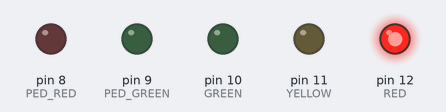
Bench run of a sketch on a simulated Arduino Uno, built with avr-gcc and run on an emulated ATmega328P. Shown: output pins drawn as LEDs (lit = HIGH).

Above: at 0.5 s.
At 3.5 s:
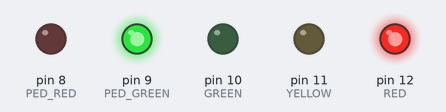
At 10.1 s:
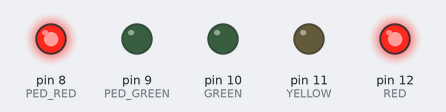
At 13.1 s:
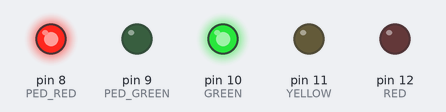
At 16.6 s:
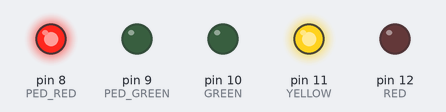
Timing chart, 0 to 22.9 s (numbered marks = the images above):
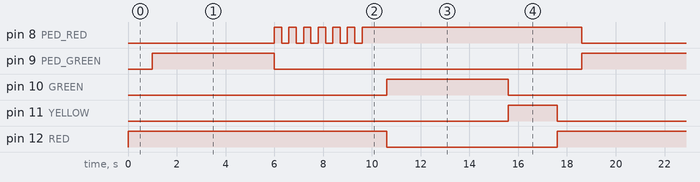

The sketch:

TrafficLight.ino
```cpp
/*
  Traffic Light
  by Saulo Hachem
*/

int GREEN = 10;
int YELLOW = 11;
int RED = 12;

int PED_GREEN = 9;
int PED_RED = 8;

void setup() {
  // initialize digital pin LED_BUILTIN as an output.
  pinMode(GREEN, OUTPUT);
  pinMode(YELLOW, OUTPUT);
  pinMode(RED, OUTPUT);
  pinMode(PED_RED, OUTPUT);
  pinMode(PED_GREEN, OUTPUT);
}

void green_car(){
  digitalWrite(GREEN, HIGH);
  digitalWrite(YELLOW, LOW);
  digitalWrite(RED, LOW);
}

void yellow_car(){
  digitalWrite(GREEN, LOW);
  digitalWrite(YELLOW, HIGH);
  digitalWrite(RED, LOW);
}

void red_car(){
  digitalWrite(GREEN, LOW);
  digitalWrite(YELLOW, LOW);
  digitalWrite(RED, HIGH);
}

void green_ped(){
  digitalWrite(PED_GREEN, HIGH);
  digitalWrite(PED_RED, LOW);
}

void red_ped(){
  digitalWrite(PED_GREEN, LOW);
  digitalWrite(PED_RED, HIGH);
}

void alert_ped(){
  digitalWrite(PED_GREEN, LOW);

  for(int k=0; k<=5; k++){
    digitalWrite(PED_RED, HIGH);
    delay(300);
    digitalWrite(PED_RED, LOW);
    delay(300);
  }
}

// the loop function runs over and over again forever
void loop() {
  // Red for cars, green for pedestritians
  red_car();
  delay(1000);
  green_ped();
  delay(5000);
  alert_ped();

  // Green for cars, red for pedestritians
  red_ped();
  delay(1000);
  green_car();
  delay(5000);

  // Yellow for car, blink pedestritians
  yellow_car();
  delay(2000);
}
```

Measured:
- by itself, pin 8 (PED_RED): repeats every 17.6 s: 5 × (LOW 0.30 s, HIGH 0.30 s), LOW 0.30 s, HIGH 9.0 s, LOW 5.0 s, HIGH 0.30 s
- by itself, pin 9 (PED_GREEN), pin 10 (GREEN): alternates HIGH for 5.0 s and LOW for 12.6 s
- by itself, pin 11 (YELLOW): alternates HIGH for 2.0 s and LOW for 15.6 s
- by itself, pin 12 (RED): alternates HIGH for 10.6 s and LOW for 7.0 s
